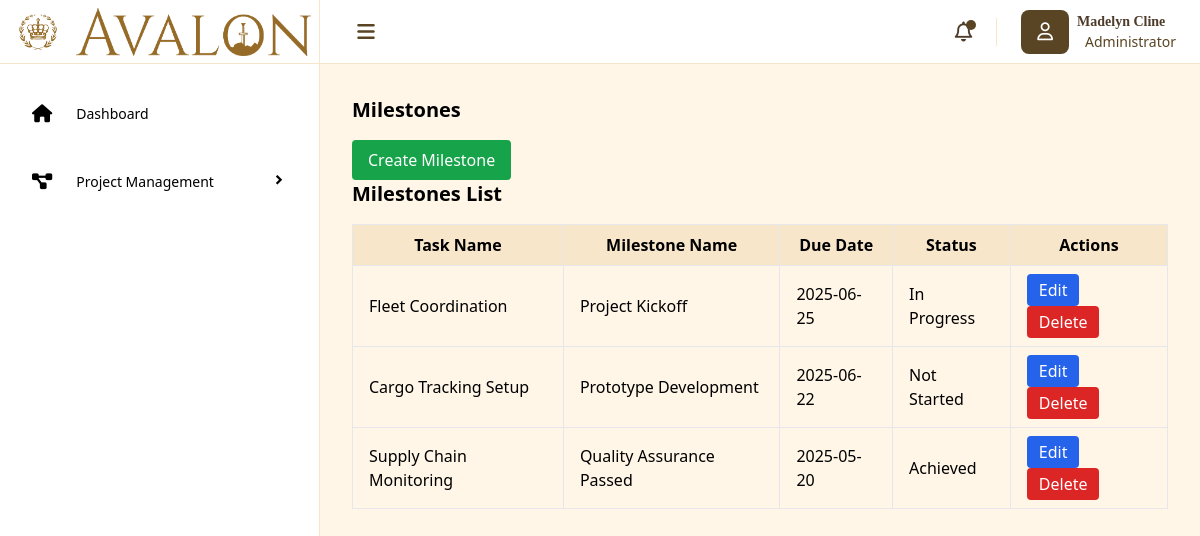
Screenshot of /milestones.php with the database file from the repository.
### tables this page shows
CREATE TABLE `milestones` (
  `milestoneID` int NOT NULL AUTO_INCREMENT,
  `projectID` int NOT NULL,
  `taskName` varchar(255) NOT NULL,
  `milestoneName` varchar(255) NOT NULL,
  `dueDate` date NOT NULL,
  `status` enum('Not Started','In Progress','Achieved') NOT NULL DEFAULT 'Not Started',
  `createdAt` datetime DEFAULT CURRENT_TIMESTAMP,
  `updatedAt` datetime DEFAULT CURRENT_TIMESTAMP ON UPDATE CURRENT_TIMESTAMP,
  PRIMARY KEY (`milestoneID`),
  UNIQUE KEY `taskName` (`taskName`,`milestoneName`),
  UNIQUE KEY `taskName_2` (`taskName`,`milestoneName`),
  KEY `projectID` (`projectID`),
  CONSTRAINT `milestones_ibfk_1` FOREIGN KEY (`projectID`) REFERENCES `projects` (`projectID`)
);

### milestones.php (the view, shortened to what this page needs)
<?php
include('db.php');
$milestones = $conn->query("SELECT * FROM milestones");
?>
<!DOCTYPE html>
<html lang="en">
<head>
    <script src="https://cdn.tailwindcss.com"></script>
    <link href='https://unpkg.com/boxicons@2.1.4/css/boxicons.min.css' rel='stylesheet'>
    <link rel="stylesheet" href="https://cdnjs.cloudflare.com/ajax/libs/font-awesome/6.7.2/css/all.min.css" />
</head>
<body>
    <div class="flex min-h-screen w-full">
        <div class="sidebar sidebar-expanded fixed z-50 overflow-hidden h-screen bg-white border-r border-[#F7E6CA] flex flex-col">
            <div class="h-16 border-b border-[#F7E6CA] flex items-center px-2 space-x-2">
                <h1 class="text-xl font-bold text-black p-2 rounded-xl"><img src="Logo\PNG\Logo.png" alt="Logo" class="h-12 w-auto"></h1>
                <h1 class="text-xl font-bold text-[#4E3B2A]"><img src="Logo\PNG\Logo-Name.png" alt="Logo" class="h-12 w-auto"></h1>
            </div>
            <div class="side-menu px-4 py-6">
                <ul class="space-y-4">
                    <div class="menu-option">
                        <a href="dashboard.php" class="menu-name flex justify-between items-center space-x-3 hover:bg-[#F7E6CA] px-4 py-3 rounded-lg">
                            <div class="flex items-center space-x-2">
                                <i class="fa-solid fa-house text-lg pr-4"></i>
                                <span class="text-sm font-medium">Dashboard</span>
                            </div>
                        </a>
                    </div>
                    <div class="menu-option">
                        <div class="menu-name flex justify-between items-center space-x-3 hover:bg-[#F7E6CA] px-4 py-3 rounded-lg transition duration-300 ease-in-out cursor-pointer" onclick="toggleDropdown('project-management-dropdown', this)">
                            <div class="flex items-center space-x-2">
                                <i class="fa-solid fa-project-diagram text-lg pr-4"></i>
                                <span class="text-sm font-medium">Project Management</span>
                            </div>
                            <div class="arrow">
                                <i class="bx bx-chevron-right text-[18px] font-semibold arrow-icon"></i>
                            </div>
                        </div>
                    </div>
                </ul>
            </div>
        </div>
        <div class="main w-full bg-[#FFF6E8] md:ml-[320px]">
            <nav class="h-16 w-full bg-white border-b border-[#F7E6CA] flex justify-between items-center px-6 py-4">
                <div class="left-nav flex items-center space-x-4 max-w-96 w-full">
                    <button aria-label="Toggle menu" class="menu-btn text-[#4E3B2A] focus:outline-none hover:bg-[#F7E6CA] hover:rounded-full">
                        <i class="fa-solid fa-bars text-[#594423] text-xl w-11 py-2"></i>
                    </button>
                </div>
                <div class="right-nav  items-center space-x-6 hidden lg:flex">
                    <button aria-label="Notifications" class="text-[#4E3B2A] focus:outline-none border-r border-[#F7E6CA] pr-6 relative">
                        <i class="fa-regular fa-bell text-xl"></i>
                        <span class="absolute top-0.5 right-5 block w-2.5 h-2.5 bg-[#594423] rounded-full"></span>
                    </button>
                    <div class="flex items-center space-x-2">
                        <i class="fa-regular fa-user bg-[#594423] text-white px-4 py-2 rounded-lg text-lg" aria-label="User profile"></i>
                        <div class="info flex flex-col py-2">
                            <h1 class="text-[#4E3B2A] font-semibold font-serif text-sm">Madelyn Cline</h1>
                            <p class="text-[#594423] text-sm pl-2">Administrator</p>
                        </div>
                    </div>
                </div>
            </nav>
            <main class="px-8 py-8">
                <h2 class="text-xl font-bold mb-4">Milestones</h2>
                <button onclick="openMilestoneModal()" class="bg-green-600 text-white px-4 py-2 rounded hover:bg-green-700">
                    Create Milestone</button>
                <h2 class="text-xl font-bold mb-4">Milestones List</h2>
                <table class="min-w-full table-auto border-collapse">
                    <thead>
                       <tr class="bg-[#F7E6CA]">
                       <th class="border px-4 py-2">Task Name</th>
                       <th class="border px-4 py-2">Milestone Name</th>
                       <th class="border px-4 py-2">Due Date</th>
                       <th class="border px-4 py-2">Status</th>
                       <th class="border px-4 py-2">Actions</th>
                       </tr>
                     </thead>
                     <tbody>
                        <?php while ($row = $milestones->fetch_assoc()): ?>
                            <tr>
                                <td class="border px-4 py-2"><?php echo htmlspecialchars($row['taskName']); ?></td>
                                <td class="border px-4 py-2"><?php echo htmlspecialchars($row['milestoneName']); ?></td>
                                <td class="border px-4 py-2"><?php echo htmlspecialchars($row['dueDate']); ?></td>
                                <td class="border px-4 py-2"><?php echo htmlspecialchars($row['status']); ?></td>
                                <td class="border px-4 py-2">
                                    <button
                                          class="bg-blue-600 text-white px-3 py-1 rounded hover:bg-blue-700 edit-btn"
                                          data-id="<?php echo $row['milestoneID']; ?>"
                                          data-task="<?php echo htmlspecialchars($row['taskName']); ?>"
                                          data-milestone="<?php echo htmlspecialchars($row['milestoneName']); ?>"
                                          data-due="<?php echo $row['dueDate']; ?>"
                                          data-status="<?php echo $row['status']; ?>"
                                    >Edit</button>
                                    <form method="POST" class="inline-block" onsubmit="return confirm('Delete this milestone?')">
                                        <button type="submit" name="delete_milestone" class="bg-red-600 text-white px-3 py-1 rounded hover:bg-red-700">Delete</button>
                                    </form>
                            </tr>
                        <?php endwhile; ?>
                     </tbody>
                </table>
            </main>
        </div>
    </div>
</body>
</html>

### milestones.php (style rules this page uses)
.sidebar-expanded { width: 320px; }
.menu-name::after { content: ''; position: absolute; left: 0; bottom: 0; height: 2px; width: 0; background-color: #4E3B2A; transition: width 0.3s ease; }

### rows the page displays
milestones: taskName "Fleet Coordination", milestoneName "Project Kickoff", dueDate "2025-06-25", status "In Progress"
milestones: taskName "Cargo Tracking Setup", milestoneName "Prototype Development", dueDate "2025-06-22", status "Not Started"
milestones: taskName "Supply Chain Monitoring", milestoneName "Quality Assurance Passed", dueDate "2025-05-20", status "Achieved"
